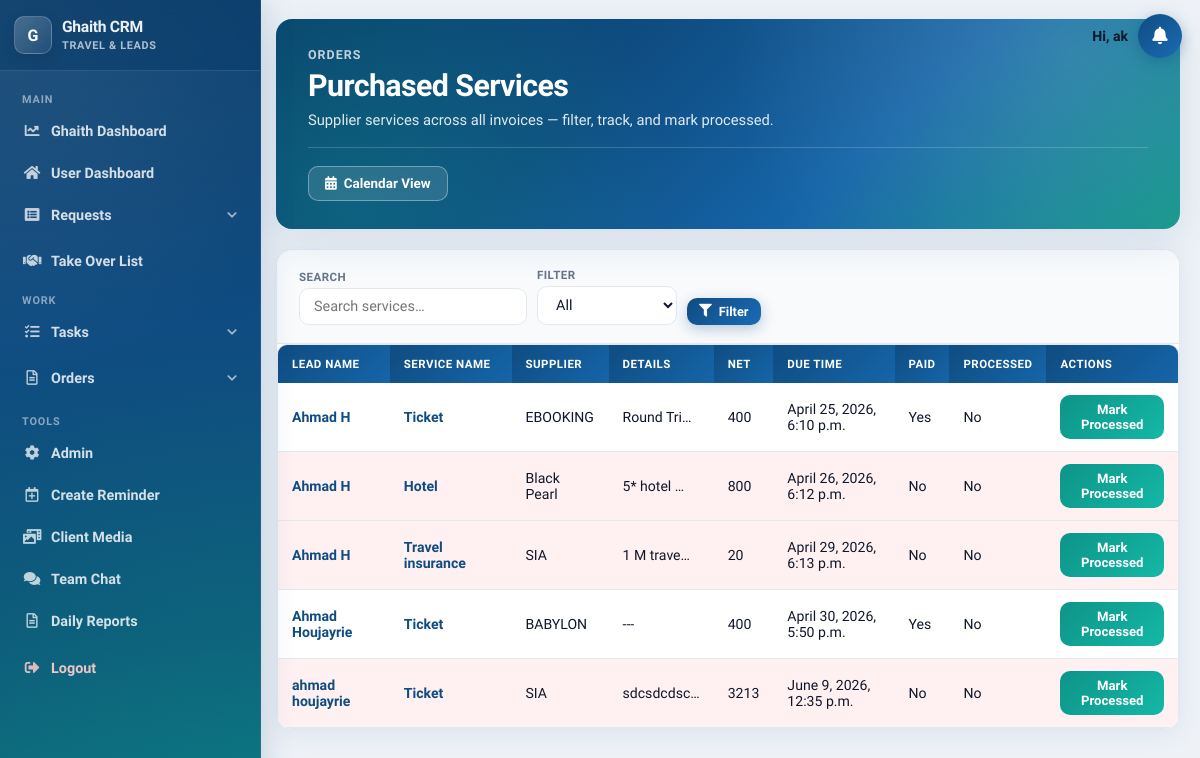
Screenshot of /tasks/services/purchased/ (signed in) with the database file from the repository.
### tasks/models.py (models this page shows, shortened)
class Service(models.Model):
    leadtask = models.ForeignKey(LeadTask, on_delete=models.CASCADE)
    service_name = models.CharField(max_length=100, blank=True)
    supplier = models.CharField(max_length=100, blank=True)
    details = models.TextField(blank=True)
    net = models.CharField(max_length=100, blank=True)
    selling = models.CharField(max_length=100, blank=True)
    due_time = models.DateTimeField(null=True, blank=True)
    voucher_id = models.CharField(max_length=300, blank=True)
    is_checked = models.BooleanField(default=False)
    processed = models.BooleanField(default=False)
    send_to_client = models.BooleanField(default=False)
    created_at = models.DateTimeField(auto_now_add=True, null=True)  # Add this line

class LeadTask(models.Model):
    PAYMENT_CH = [
        ('installment', 'Installment'),
        ('full', 'Full'),
    ]
    STATUS_CHOICES = [
        ('onhold', 'On Hold'),
        ('progress', 'In Progress'),
        ('done', 'Done'),
        ('cancelled', 'Cancelled'),
    ]
    lead = models.ForeignKey('display.Lead', on_delete=models.CASCADE)
    assigned_to = models.ForeignKey(User, on_delete=models.CASCADE)
    payment = models.CharField(max_length=100, choices=PAYMENT_CH, blank=True)
    status = models.CharField(max_length=100, choices=STATUS_CHOICES)
    notes = models.TextField(blank=True, null=True)
    travel_date = models.DateTimeField(null=True, blank=True)
    return_date = models.DateTimeField(null=True, blank=True)
    date_of_birth = models.DateField(null=True, blank=True)
    passport_expiry_date = models.DateField(null=True, blank=True)

### display/models.py (models this page shows, shortened)
class Lead(models.Model):
    reason_of_travel = models.TextField(blank=True, null=True)
    why_this_destination = models.TextField(blank=True, null=True)
    travel_dates_flexible = models.BooleanField(blank=True, default=False)
    budget_range_from = models.PositiveIntegerField(blank=True, null=True)
    budget_range_to = models.PositiveIntegerField(blank=True, null=True)
    name = models.CharField(max_length=100)
    email = models.EmailField(blank=True, null=True)
    country_code = models.CharField(max_length=5, default='+961')
    phone = models.CharField(max_length=15)
    CHANNEL_CHOICES = [
        ('', 'Select Channel'),
        ('Facebook', 'Facebook'),
        ('Whatsapp', 'Whatsapp'),
        ('Referral', 'Referral'),
        ('Direct', 'Direct'),
        ('Website', 'Website'),
        ('Instagram', 'Instagram'),
    ]
    channel = models.CharField(max_length=100, choices=CHANNEL_CHOICES, blank=True)
    SERVICE_CHOICES = [
        ('hotel', 'Hotel'),
        ('ticket', 'Ticket'),
        ('visa', 'Visa'),
        ('package', 'Package'),
        ('travel insurance', 'Travel Insurance'),
    ]
    STATUS_CHOICES = [
        ('onhold', 'On Hold'),
        ('processing', 'Processing'),
        ('negotiation', 'Negotiation'),
        ('finalized', 'Finalized'),
        ('followup', 'Follow-Up'),
        ('done', 'Unqualified'),
    ]
    type_of_service = models.CharField(max_length=50, choices=SERVICE_CHOICES, blank=True, default='')
    status = models.CharField(max_length=50, choices=STATUS_CHOICES, blank=True, default='onhold')
    status_changed_at = models.DateTimeField(null=True, blank=True)
    destination = models.CharField(max_length=200, blank=True, choices=get_destination_choices)
    pax = models.CharField(max_length=100, blank=True, default='')
    duration = models.CharField(max_length=200, blank=True, default='')
    travel_date_from = models.DateField(blank=True, null=True)
    travel_date_to = models.DateField(blank=True, null=True)
    selling_price = models.CharField(max_length=200, blank=True)
    net = models.CharField(max_length=200, blank=True, default='')
    profit = models.CharField(max_length=200, blank=True)
    date_notes = models.TextField(blank=True, null=True)
    special_request = models.TextField(blank=True)
    urgent = models.BooleanField(default=False)
    assignment_notes = models.TextField(blank=True)
    supplier = models.CharField(max_length=200, blank=True)
    sold = models.BooleanField(blank=True, default=False)
    lost = models.BooleanField(blank=True, default=False)
    finalization_notes = models.TextField(blank=True, null=True)
    assigned_to = models.ForeignKey(User, on_delete=models.CASCADE, related_name="current")
    assigned_at = models.DateTimeField(null=True, blank=True)
    attachments = models.ManyToManyField(Attachment, blank=True)
    follow_up = models.DateField(blank=True, null=True)
    created_at = models.DateTimeField(auto_now_add=True, editable=False)
    last_modified = models.DateTimeField(auto_now=True, editable=True)
    takeover = models.BooleanField(default=True)
    special_takeover = models.BooleanField(default=False)  # New field
    takeover_added_at = models.DateTimeField(null=True, blank=True)
    period = models.PositiveIntegerField(default=20)
    is_archived = models.BooleanField(default=False)
    offer_prepared = models.BooleanField(default=False)
    offer_details = models.TextField(blank=True, null=True)
    moved_to_negotiation = models.BooleanField(default=False)  # New field

### tasks/views.py (the view)
# urls.py: path('services/purchased/', views.purchased_services, name='purchased_services'),
@login_required(login_url="/login/")
def purchased_services(request):
    if request.user.is_staff:
        services = Service.objects.all().order_by('due_time')  # staff sees all
    else:
        services = Service.objects.filter(leadtask__assigned_to=request.user).order_by('due_time')
    search_query = request.GET.get('search', '')
    filter_status = request.GET.get('filter', '')
    if search_query:
        services = services.filter(
            Q(service_name__icontains=search_query) |
            Q(supplier__icontains=search_query) |
            Q(details__icontains=search_query)
        )
    if filter_status:
        if filter_status == 'paid':
            services = services.filter(is_checked=True)
        elif filter_status == 'unpaid':
            services = services.filter(is_checked=False)
        elif filter_status == 'overdue':
            services = services.filter(due_time__lt=timezone.now(), is_checked=False)
        elif filter_status == 'processed':
            services = services.filter(processed=True)
        elif filter_status == 'unprocessed':
            services = services.filter(processed=False)
    else:
        services = services.filter(processed=False)
    return render(request, 'purchased_services.html', {'services': services, 'now': timezone.now()})

### tasks/templates/purchased_services.html (shortened to what this page needs)
<!DOCTYPE html>
<html lang="en">
<head>
</head>
<body>
{% include 'navbar.html' %}
<div class="req-wrap">
    <header class="req-hero">
        <div class="req-hero__bg"></div>
        <div class="req-hero__content">
            <div class="req-hero__eyebrow">Orders</div>
            <h1 class="req-hero__title">Purchased Services</h1>
            <p class="req-hero__sub">Supplier services across all invoices — filter, track, and mark processed.</p>
            <div class="req-hero__footer">
                <div class="req-hero__actions">
                    <a href="{% url 'supplier_payments_list' %}" class="req-btn-ghost"><i class="fas fa-calendar-alt"></i> Calendar View</a>
                </div>
            </div>
        </div>
    </header>
    <div class="req-card">
        <div class="req-filters">
            <form method="GET" action="{% url 'purchased_services' %}" style="display:flex;flex-wrap:wrap;gap:10px;align-items:flex-end;width:100%">
                <div class="req-filter-group">
                    <span class="req-filter-label">Search</span>
                    <input type="text" name="search" placeholder="Search services…" value="{{ request.GET.search }}" class="req-input">
                </div>
                <div class="req-filter-group">
                    <span class="req-filter-label">Filter</span>
                    <select name="filter" class="req-select">
                        <option value="">All</option>
                    </select>
                </div>
                <button type="submit" class="req-btn req-btn--primary req-btn--sm"><i class="fas fa-filter"></i> Filter</button>
            </form>
        </div>
        <div class="table-wrapper table-wrapper--responsive table-wrapper--supplier-payments">
            <table id="servicesTable" class="req-table list-table list-table--supplier">
                <thead>
                    <tr>
                        <th>Lead Name</th>
                        <th>Service Name</th>
                        <th>Supplier</th>
                        <th>Details</th>
                        <th>Net</th>
                        <th>Due Time</th>
                        <th>Paid</th>
                        <th>Processed</th>
                        <th>Actions</th>
                    </tr>
                </thead>
                <tbody>
                    {% for service in services %}
                    <tr class="{% if service.processed %}processed{% elif service.due_time and service.due_time < now and not service.is_checked %}overdue{% endif %}">
                        <td data-label="Lead Name">
                            <a class="supplier-link" href="{% url 'edit_lead_tasks' service.leadtask.pk %}" title="{{ service.leadtask.lead.name }}">{{ service.leadtask.lead.name }}</a>
                        </td>
                        <td data-label="Service Name">
                            <a class="supplier-link" href="{% url 'edit_lead_tasks' service.leadtask.pk %}" title="{{ service.service_name }}">
                                {{ service.service_name|truncatechars:20 }}
                            </a>
                        </td>
                        <td data-label="Supplier"><span title="{{ service.supplier }}">{{ service.supplier|truncatechars:20 }}</span></td>
                        <td data-label="Details"><span title="{{ service.details }}">{{ service.details|truncatechars:10 }}</span></td>
                        <td data-label="Net">{{ service.net }}</td>
                        <td data-label="Due Time">{{ service.due_time }}</td>
                        <td data-label="Paid">{{ service.is_checked|yesno:"Yes,No" }}</td>
                        <td data-label="Processed">{{ service.processed|yesno:"Yes,No" }}</td>
                        <td data-label="Actions">
                            {% if not service.processed %}
                            <form method="POST" action="{% url 'mark_service_processed' service.pk %}" class="list-table__inline-form">
                                <button type="submit" class="process-button">Mark Processed</button>
                            </form>
                            {% endif %}
                        </td>
                    </tr>
                    {% empty %}
                    <tr><td colspan="9" class="list-table__empty"><div class="req-empty"><i class="fas fa-concierge-bell"></i>No services found.</div></td></tr>
                    {% endfor %}
                </tbody>
            </table>
        </div>
    </div>
</div>
</body>
</html>

### display/templates/shared/notification_bell.html (shortened to what this page needs)
{% load static %}
{% if user.is_authenticated %}
<link rel="stylesheet" href="{% static 'css/crm-notifications.css' %}">
<div class="crm-notify" id="crmNotify">
  <span class="crm-notify__greeting">Hi, {% if user.get_full_name %}{{ user.get_full_name }}{% else %}{{ user.username }}{% endif %}</span>
  <button type="button" class="crm-notify__bell" id="crmNotifyBell" aria-label="Notifications" aria-expanded="false">
    <i class="fas fa-bell"></i>
  </button>
</div>
{% endif %}

### static/css/requests-modern.css (style rules this page uses)
:root { --req-bg: #eef2f7; --req-surface: #ffffff; --req-surface-2: #f8fafc; --req-text: #0f172a; --req-muted: #64748b; --req-border: #e2e8f0; --req-primary: #0f4c81; --req-primary-light: #1a6bb5; --req-accent: #0d9488; --req-danger: #dc2626; --req-success: #059669; --req-warning: #d97706; --req-purple: #7c3aed; --req-shadow: 0 4px 24px rgba(15, 76, 129, 0.08); --req-shadow-lg: 0 12px 40px rgba(15, 76, 129, 0.12); --req-radius: 16px; --req-radius-sm: 10px; --req-font: 'Plus Jakarta Sans', system-ui, sans-serif; }
body.req-page { font-family: var(--req-font); background: var(--req-bg); color: var(--req-text); margin: 0; padding: 0 20px 48px 276px !important; min-height: 100vh; -webkit-font-smoothing: antialiased; }
.req-wrap { max-width: 1280px; margin: 0 auto; }
.req-hero { position: relative; border-radius: var(--req-radius); overflow: hidden; margin-bottom: 20px; box-shadow: var(--req-shadow-lg); }
.req-hero__bg { position: absolute; inset: 0; background: linear-gradient(135deg, #0a3d6b 0%, #0f4c81 35%, #1565a8 65%, #0d9488 100%); }
.req-hero__bg::before { content: ''; position: absolute; inset: 0; background: radial-gradient(circle at 88% 15%, rgba(255,255,255,.14) 0%, transparent 42%), radial-gradient(circle at 8% 85%, rgba(13,148,136,.35) 0%, transparent 38%); }
.req-hero__content { position: relative; z-index: 1; padding: 28px 32px; color: #fff; }
.req-hero__eyebrow { font-size: .78rem; font-weight: 600; letter-spacing: .08em; text-transform: uppercase; opacity: .75; }
.req-hero__title { margin: 6px 0 0; font-size: clamp(1.4rem, 3vw, 1.9rem); font-weight: 800; letter-spacing: -.02em; }
.req-hero__sub { margin: 8px 0 0; opacity: .88; font-size: .92rem; }
.req-hero__footer { display: flex; flex-wrap: wrap; gap: 10px; align-items: center; justify-content: space-between; margin-top: 18px; padding-top: 18px; border-top: 1px solid rgba(255,255,255,.18); }
.req-hero__actions { display: flex; flex-wrap: wrap; gap: 8px; }
.req-btn-ghost { display: inline-flex; align-items: center; gap: 7px; padding: 9px 16px; border-radius: var(--req-radius-sm); border: 1px solid rgba(255,255,255,.35); background: rgba(255,255,255,.12); color: #fff !important; text-decoration: none; font-size: .84rem; font-weight: 600; backdrop-filter: blur(6px); transition: background .2s, transform .15s; }
.req-card { background: var(--req-surface); border: 1px solid var(--req-border); border-radius: var(--req-radius); box-shadow: var(--req-shadow); margin-bottom: 20px; overflow: hidden; }
.req-filters { display: flex; flex-wrap: wrap; gap: 12px; align-items: flex-end; padding: 18px 22px; border-bottom: 1px solid var(--req-border); background: var(--req-surface-2); }
.req-filters form { display: flex; flex-wrap: wrap; gap: 10px; align-items: flex-end; }
.req-filter-label { font-size: .72rem; font-weight: 700; text-transform: uppercase; letter-spacing: .04em; color: var(--req-muted); display: block; margin-bottom: 4px; }
.req-filter-group { display: flex; flex-direction: column; }
.req-input, .req-select { border: 1.5px solid var(--req-border); border-radius: var(--req-radius-sm); padding: 9px 14px; font-family: var(--req-font); font-size: .9rem; color: var(--req-text); background: #fff; min-width: 140px; }
.req-btn { display: inline-flex; align-items: center; justify-content: center; gap: 7px; padding: 10px 18px; border: none; border-radius: var(--req-radius-sm); font-family: var(--req-font); font-size: .88rem; font-weight: 700; cursor: pointer; text-decoration: none; transition: transform .15s, box-shadow .2s; }
.req-btn--primary { background: linear-gradient(135deg, var(--req-primary), var(--req-primary-light)); color: #fff !important; box-shadow: 0 4px 14px rgba(15, 76, 129, .28); }
.req-btn--sm { padding: 6px 12px; font-size: .8rem; }
.req-table { width: 100%; border-collapse: collapse; font-size: .88rem; }
.req-table thead th { background: linear-gradient(135deg, #0f4c81, #1565a8); color: #fff; font-size: .72rem; font-weight: 700; text-transform: uppercase; letter-spacing: .04em; padding: 12px 14px; text-align: left; white-space: nowrap; }
.req-table tbody td { padding: 12px 14px; border-bottom: 1px solid var(--req-border); vertical-align: middle; }

### rows the page displays
Service: leadtask.lead.name "Ahmad H", service_name "Ticket", supplier "EBOOKING", details "Round Tri…", net "400", due_time "April 25, 2026, 6:10 p.m.", is_checked "Yes", processed "No", shows "Mark Processed"
Service: leadtask.lead.name "Ahmad H", service_name "Hotel", supplier "Black Pearl", details "5* hotel …", net "800", due_time "April 26, 2026, 6:12 p.m.", is_checked "No", processed "No", shows "Mark Processed"
Service: leadtask.lead.name "Ahmad H", service_name "Travel insurance", supplier "SIA", details "1 M trave…", net "20", due_time "April 29, 2026, 6:13 p.m.", is_checked "No", processed "No", shows "Mark Processed"
Service: leadtask.lead.name "Ahmad Houjayrie", service_name "Ticket", supplier "BABYLON", details "---", net "400", due_time "April 30, 2026, 5:50 p.m.", is_checked "Yes", processed "No", shows "Mark Processed"
Service: leadtask.lead.name "ahmad houjayrie", service_name "Ticket", supplier "SIA", details "sdcsdcdsc…", net "3213", due_time "June 9, 2026, 12:35 p.m.", is_checked "No", processed "No", shows "Mark Processed"

### other values shown
{{ user.username }} "ak"
